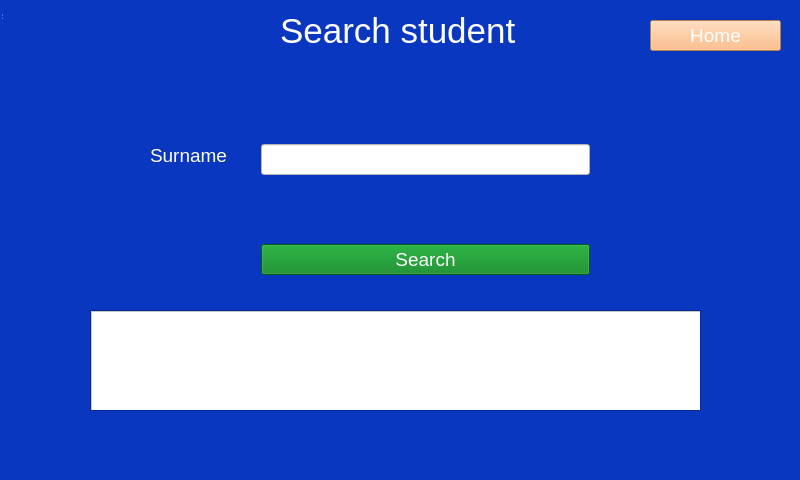
<?xml version="1.0" encoding="UTF-8"?>
<ui version="4.0">
 <class>searchStudent</class>
 <widget class="QWidget" name="searchStudent">
  <property name="geometry">
   <rect>
    <x>0</x>
    <y>0</y>
    <width>800</width>
    <height>480</height>
   </rect>
  </property>
  <property name="windowTitle">
   <string>MainWindow</string>
  </property>
  <widget class="QWidget" name="centralWidget" native="true">
   <property name="geometry">
    <rect>
     <x>0</x>
     <y>0</y>
     <width>800</width>
     <height>480</height>
    </rect>
   </property>
   <property name="styleSheet">
    <string notr="true"/>
   </property>
   <widget class="QStackedWidget" name="stackedWidget">
    <property name="geometry">
     <rect>
      <x>0</x>
      <y>0</y>
      <width>800</width>
      <height>480</height>
     </rect>
    </property>
    <property name="styleSheet">
     <string notr="true"/>
    </property>
    <widget class="QWidget" name="page">
     <property name="styleSheet">
      <string notr="true">background-color: rgb(10, 55, 191);</string>
     </property>
     <widget class="QLabel" name="nadpis">
      <property name="geometry">
       <rect>
        <x>280</x>
        <y>10</y>
        <width>481</width>
        <height>41</height>
       </rect>
      </property>
      <property name="font">
       <font>
        <family>Arial</family>
        <pointsize>26</pointsize>
       </font>
      </property>
      <property name="styleSheet">
       <string notr="true">color:rgb(255, 255, 255)
</string>
      </property>
      <property name="text">
       <string>Search student</string>
      </property>
     </widget>
     <widget class="QPushButton" name="homeButton">
      <property name="geometry">
       <rect>
        <x>650</x>
        <y>20</y>
        <width>131</width>
        <height>31</height>
       </rect>
      </property>
      <property name="font">
       <font>
        <family>Arial</family>
        <pointsize>14</pointsize>
       </font>
      </property>
      <property name="styleSheet">
       <string notr="true">color:white;
background-color: rgb(255, 176, 107);</string>
      </property>
      <property name="text">
       <string>Home</string>
      </property>
     </widget>
     <widget class="QWidget" name="layoutWidget">
      <property name="geometry">
       <rect>
        <x>250</x>
        <y>70</y>
        <width>351</width>
        <height>281</height>
       </rect>
      </property>
      <layout class="QVBoxLayout" name="verticalLayout">
       <item>
        <widget class="QLineEdit" name="lineEdit_surname">
         <property name="font">
          <font>
           <family>Arial</family>
           <pointsize>14</pointsize>
          </font>
         </property>
         <property name="styleSheet">
          <string notr="true">color:black;
background-color: rgb(255, 255, 255);</string>
         </property>
        </widget>
       </item>
       <item>
        <widget class="QPushButton" name="searchButton">
         <property name="font">
          <font>
           <family>Arial</family>
           <pointsize>14</pointsize>
          </font>
         </property>
         <property name="styleSheet">
          <string notr="true">color: white;
background-color: rgb(0, 129, 23);</string>
         </property>
         <property name="text">
          <string>Search</string>
         </property>
        </widget>
       </item>
      </layout>
     </widget>
     <widget class="QLabel" name="label_surname">
      <property name="geometry">
       <rect>
        <x>150</x>
        <y>110</y>
        <width>81</width>
        <height>91</height>
       </rect>
      </property>
      <property name="font">
       <font>
        <family>Arial</family>
        <pointsize>14</pointsize>
       </font>
      </property>
      <property name="styleSheet">
       <string notr="true">color:white;
</string>
      </property>
      <property name="text">
       <string>Surname</string>
      </property>
     </widget>
     <widget class="QScrollArea" name="scrollArea">
      <property name="geometry">
       <rect>
        <x>90</x>
        <y>310</y>
        <width>611</width>
        <height>101</height>
       </rect>
      </property>
      <property name="widgetResizable">
       <bool>true</bool>
      </property>
      <widget class="QWidget" name="scrollAreaWidgetContents">
       <property name="geometry">
        <rect>
         <x>0</x>
         <y>0</y>
         <width>609</width>
         <height>99</height>
        </rect>
       </property>
       <widget class="QListWidget" name="listWidget">
        <property name="geometry">
         <rect>
          <x>0</x>
          <y>0</y>
          <width>611</width>
          <height>192</height>
         </rect>
        </property>
        <property name="styleSheet">
         <string notr="true">color: black;
background-color: rgb(255, 255, 255);</string>
        </property>
       </widget>
      </widget>
     </widget>
    </widget>
   </widget>
  </widget>
  <widget class="QToolBar" name="mainToolBar">
   <property name="geometry">
    <rect>
     <x>0</x>
     <y>0</y>
     <width>4</width>
     <height>12</height>
    </rect>
   </property>
  </widget>
  <widget class="QStatusBar" name="statusBar">
   <property name="geometry">
    <rect>
     <x>0</x>
     <y>0</y>
     <width>3</width>
     <height>20</height>
    </rect>
   </property>
  </widget>
 </widget>
 <layoutdefault spacing="6" margin="11"/>
 <resources/>
 <connections/>
</ui>
